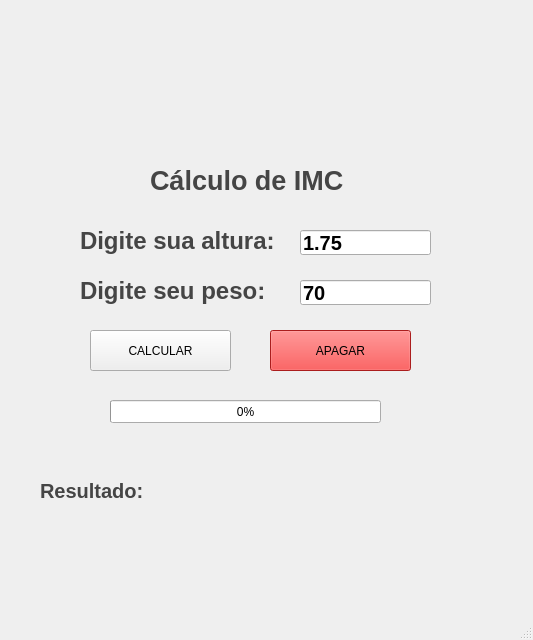
<?xml version="1.0" encoding="UTF-8"?>
<ui version="4.0">
 <class>MainWindow</class>
 <widget class="QMainWindow" name="MainWindow">
  <property name="geometry">
   <rect>
    <x>0</x>
    <y>0</y>
    <width>533</width>
    <height>640</height>
   </rect>
  </property>
  <property name="windowTitle">
   <string>Calculo IMC</string>
  </property>
  <widget class="QWidget" name="centralwidget">
   <widget class="QLabel" name="label">
    <property name="geometry">
     <rect>
      <x>60</x>
      <y>10</y>
      <width>411</width>
      <height>141</height>
     </rect>
    </property>
    <property name="text">
     <string/>
    </property>
    <property name="pixmap">
     <pixmap>../imagens/python-logo-5.png</pixmap>
    </property>
   </widget>
   <widget class="QLabel" name="label_2">
    <property name="geometry">
     <rect>
      <x>150</x>
      <y>160</y>
      <width>201</width>
      <height>41</height>
     </rect>
    </property>
    <property name="font">
     <font>
      <pointsize>20</pointsize>
      <weight>75</weight>
      <bold>true</bold>
     </font>
    </property>
    <property name="styleSheet">
     <string notr="true">color: rgb(69, 69, 69);</string>
    </property>
    <property name="text">
     <string>Cálculo de IMC</string>
    </property>
   </widget>
   <widget class="QLabel" name="label_3">
    <property name="geometry">
     <rect>
      <x>80</x>
      <y>220</y>
      <width>201</width>
      <height>41</height>
     </rect>
    </property>
    <property name="font">
     <font>
      <pointsize>18</pointsize>
      <weight>75</weight>
      <bold>true</bold>
     </font>
    </property>
    <property name="styleSheet">
     <string notr="true">color: rgb(69, 69, 69);</string>
    </property>
    <property name="text">
     <string>Digite sua altura:</string>
    </property>
   </widget>
   <widget class="QLabel" name="label_4">
    <property name="geometry">
     <rect>
      <x>80</x>
      <y>270</y>
      <width>191</width>
      <height>41</height>
     </rect>
    </property>
    <property name="font">
     <font>
      <pointsize>18</pointsize>
      <weight>75</weight>
      <bold>true</bold>
     </font>
    </property>
    <property name="styleSheet">
     <string notr="true">color: rgb(69, 69, 69);</string>
    </property>
    <property name="text">
     <string>Digite seu peso:</string>
    </property>
   </widget>
   <widget class="QLabel" name="label_5">
    <property name="geometry">
     <rect>
      <x>40</x>
      <y>440</y>
      <width>481</width>
      <height>101</height>
     </rect>
    </property>
    <property name="font">
     <font>
      <pointsize>15</pointsize>
      <weight>75</weight>
      <bold>true</bold>
     </font>
    </property>
    <property name="styleSheet">
     <string notr="true">color: rgb(69, 69, 69);</string>
    </property>
    <property name="text">
     <string>Resultado: </string>
    </property>
   </widget>
   <widget class="QPushButton" name="pushButton">
    <property name="geometry">
     <rect>
      <x>90</x>
      <y>330</y>
      <width>141</width>
      <height>41</height>
     </rect>
    </property>
    <property name="text">
     <string>CALCULAR</string>
    </property>
   </widget>
   <widget class="QProgressBar" name="progressBar">
    <property name="enabled">
     <bool>true</bool>
    </property>
    <property name="geometry">
     <rect>
      <x>110</x>
      <y>400</y>
      <width>271</width>
      <height>23</height>
     </rect>
    </property>
    <property name="value">
     <number>0</number>
    </property>
    <property name="textVisible">
     <bool>true</bool>
    </property>
    <property name="format">
     <string>%p%</string>
    </property>
   </widget>
   <widget class="QLineEdit" name="lineEdit_2">
    <property name="geometry">
     <rect>
      <x>300</x>
      <y>280</y>
      <width>131</width>
      <height>25</height>
     </rect>
    </property>
    <property name="font">
     <font>
      <pointsize>15</pointsize>
      <weight>75</weight>
      <bold>true</bold>
     </font>
    </property>
    <property name="text">
     <string>70</string>
    </property>
   </widget>
   <widget class="QPushButton" name="pushButton_2">
    <property name="geometry">
     <rect>
      <x>270</x>
      <y>330</y>
      <width>141</width>
      <height>41</height>
     </rect>
    </property>
    <property name="styleSheet">
     <string notr="true">background-color: rgb(239, 41, 41);</string>
    </property>
    <property name="text">
     <string>APAGAR</string>
    </property>
   </widget>
   <widget class="QLineEdit" name="lineEdit">
    <property name="geometry">
     <rect>
      <x>300</x>
      <y>230</y>
      <width>131</width>
      <height>25</height>
     </rect>
    </property>
    <property name="font">
     <font>
      <pointsize>15</pointsize>
      <weight>75</weight>
      <bold>true</bold>
     </font>
    </property>
    <property name="text">
     <string>1.75</string>
    </property>
   </widget>
  </widget>
  <widget class="QMenuBar" name="menubar">
   <property name="geometry">
    <rect>
     <x>0</x>
     <y>0</y>
     <width>533</width>
     <height>22</height>
    </rect>
   </property>
  </widget>
  <widget class="QStatusBar" name="statusbar"/>
 </widget>
 <resources/>
 <connections/>
</ui>
